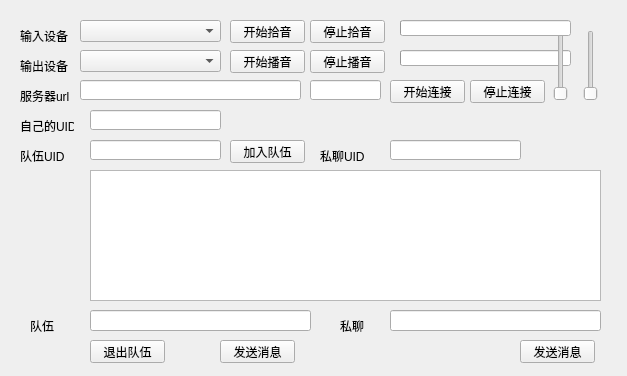
<?xml version="1.0" encoding="UTF-8"?>
<ui version="4.0">
 <class>Genshin_TianLi_TeamVoiceClass</class>
 <widget class="QMainWindow" name="Genshin_TianLi_TeamVoiceClass">
  <property name="geometry">
   <rect>
    <x>0</x>
    <y>0</y>
    <width>627</width>
    <height>376</height>
   </rect>
  </property>
  <property name="windowTitle">
   <string>Genshin_TianLi_TeamVoice</string>
  </property>
  <widget class="QWidget" name="centralWidget">
   <widget class="QComboBox" name="comboBox_input">
    <property name="geometry">
     <rect>
      <x>80</x>
      <y>20</y>
      <width>141</width>
      <height>22</height>
     </rect>
    </property>
   </widget>
   <widget class="QComboBox" name="comboBox_output">
    <property name="geometry">
     <rect>
      <x>80</x>
      <y>50</y>
      <width>141</width>
      <height>22</height>
     </rect>
    </property>
   </widget>
   <widget class="QProgressBar" name="progressBar_output">
    <property name="geometry">
     <rect>
      <x>400</x>
      <y>50</y>
      <width>171</width>
      <height>16</height>
     </rect>
    </property>
    <property name="styleSheet">
     <string notr="true">color:rgba(255, 255, 255, 0);</string>
    </property>
    <property name="value">
     <number>0</number>
    </property>
   </widget>
   <widget class="QSlider" name="verticalSlider_input">
    <property name="geometry">
     <rect>
      <x>550</x>
      <y>30</y>
      <width>22</width>
      <height>71</height>
     </rect>
    </property>
    <property name="orientation">
     <enum>Qt::Vertical</enum>
    </property>
   </widget>
   <widget class="QPushButton" name="pushButton_getInput">
    <property name="geometry">
     <rect>
      <x>230</x>
      <y>20</y>
      <width>75</width>
      <height>23</height>
     </rect>
    </property>
    <property name="text">
     <string>开始拾音</string>
    </property>
   </widget>
   <widget class="QLineEdit" name="lineEdit_ip">
    <property name="geometry">
     <rect>
      <x>80</x>
      <y>80</y>
      <width>221</width>
      <height>20</height>
     </rect>
    </property>
   </widget>
   <widget class="QPushButton" name="pushButton_setOutput">
    <property name="geometry">
     <rect>
      <x>230</x>
      <y>50</y>
      <width>75</width>
      <height>23</height>
     </rect>
    </property>
    <property name="text">
     <string>开始播音</string>
    </property>
   </widget>
   <widget class="QPushButton" name="pushButton_start">
    <property name="geometry">
     <rect>
      <x>390</x>
      <y>80</y>
      <width>75</width>
      <height>23</height>
     </rect>
    </property>
    <property name="text">
     <string>开始连接</string>
    </property>
   </widget>
   <widget class="QPushButton" name="pushButton_stop">
    <property name="geometry">
     <rect>
      <x>470</x>
      <y>80</y>
      <width>75</width>
      <height>23</height>
     </rect>
    </property>
    <property name="text">
     <string>停止连接</string>
    </property>
   </widget>
   <widget class="QProgressBar" name="progressBar_input">
    <property name="geometry">
     <rect>
      <x>400</x>
      <y>20</y>
      <width>171</width>
      <height>16</height>
     </rect>
    </property>
    <property name="styleSheet">
     <string notr="true">color:rgba(255, 255, 255, 0);</string>
    </property>
    <property name="value">
     <number>0</number>
    </property>
   </widget>
   <widget class="QSlider" name="verticalSlider_2">
    <property name="geometry">
     <rect>
      <x>580</x>
      <y>30</y>
      <width>22</width>
      <height>71</height>
     </rect>
    </property>
    <property name="orientation">
     <enum>Qt::Vertical</enum>
    </property>
   </widget>
   <widget class="QLineEdit" name="lineEdit_UID">
    <property name="geometry">
     <rect>
      <x>90</x>
      <y>110</y>
      <width>131</width>
      <height>20</height>
     </rect>
    </property>
   </widget>
   <widget class="QLabel" name="label">
    <property name="geometry">
     <rect>
      <x>20</x>
      <y>30</y>
      <width>54</width>
      <height>12</height>
     </rect>
    </property>
    <property name="text">
     <string>输入设备</string>
    </property>
   </widget>
   <widget class="QLabel" name="label_2">
    <property name="geometry">
     <rect>
      <x>20</x>
      <y>60</y>
      <width>54</width>
      <height>12</height>
     </rect>
    </property>
    <property name="text">
     <string>输出设备</string>
    </property>
   </widget>
   <widget class="QLabel" name="label_3">
    <property name="geometry">
     <rect>
      <x>20</x>
      <y>90</y>
      <width>54</width>
      <height>12</height>
     </rect>
    </property>
    <property name="text">
     <string>服务器url</string>
    </property>
   </widget>
   <widget class="QLabel" name="label_4">
    <property name="geometry">
     <rect>
      <x>20</x>
      <y>120</y>
      <width>54</width>
      <height>12</height>
     </rect>
    </property>
    <property name="text">
     <string>自己的UID</string>
    </property>
   </widget>
   <widget class="QPushButton" name="pushButton_stopInput">
    <property name="geometry">
     <rect>
      <x>310</x>
      <y>20</y>
      <width>75</width>
      <height>23</height>
     </rect>
    </property>
    <property name="text">
     <string>停止拾音</string>
    </property>
   </widget>
   <widget class="QPushButton" name="pushButton_stopOutput">
    <property name="geometry">
     <rect>
      <x>310</x>
      <y>50</y>
      <width>75</width>
      <height>23</height>
     </rect>
    </property>
    <property name="text">
     <string>停止播音</string>
    </property>
   </widget>
   <widget class="QLineEdit" name="lineEdit_ip_port">
    <property name="geometry">
     <rect>
      <x>310</x>
      <y>80</y>
      <width>71</width>
      <height>20</height>
     </rect>
    </property>
   </widget>
   <widget class="QLabel" name="label_5">
    <property name="geometry">
     <rect>
      <x>20</x>
      <y>150</y>
      <width>54</width>
      <height>12</height>
     </rect>
    </property>
    <property name="text">
     <string>队伍UID</string>
    </property>
   </widget>
   <widget class="QLineEdit" name="lineEdit_toGroupUID">
    <property name="geometry">
     <rect>
      <x>90</x>
      <y>140</y>
      <width>131</width>
      <height>20</height>
     </rect>
    </property>
   </widget>
   <widget class="QLineEdit" name="lineEdit">
    <property name="geometry">
     <rect>
      <x>90</x>
      <y>310</y>
      <width>221</width>
      <height>21</height>
     </rect>
    </property>
   </widget>
   <widget class="QPushButton" name="pushButton_sendGroupMge">
    <property name="geometry">
     <rect>
      <x>220</x>
      <y>340</y>
      <width>75</width>
      <height>23</height>
     </rect>
    </property>
    <property name="text">
     <string>发送消息</string>
    </property>
   </widget>
   <widget class="QPushButton" name="pushButton_exitGroup">
    <property name="geometry">
     <rect>
      <x>90</x>
      <y>340</y>
      <width>75</width>
      <height>23</height>
     </rect>
    </property>
    <property name="text">
     <string>退出队伍</string>
    </property>
   </widget>
   <widget class="QLineEdit" name="lineEdit_2">
    <property name="geometry">
     <rect>
      <x>390</x>
      <y>310</y>
      <width>211</width>
      <height>21</height>
     </rect>
    </property>
   </widget>
   <widget class="QLineEdit" name="lineEdit_toUID">
    <property name="geometry">
     <rect>
      <x>390</x>
      <y>140</y>
      <width>131</width>
      <height>20</height>
     </rect>
    </property>
   </widget>
   <widget class="QLabel" name="label_6">
    <property name="geometry">
     <rect>
      <x>320</x>
      <y>150</y>
      <width>54</width>
      <height>12</height>
     </rect>
    </property>
    <property name="text">
     <string>私聊UID</string>
    </property>
   </widget>
   <widget class="QLabel" name="label_7">
    <property name="geometry">
     <rect>
      <x>340</x>
      <y>320</y>
      <width>54</width>
      <height>12</height>
     </rect>
    </property>
    <property name="text">
     <string>私聊</string>
    </property>
   </widget>
   <widget class="QLabel" name="label_8">
    <property name="geometry">
     <rect>
      <x>30</x>
      <y>320</y>
      <width>54</width>
      <height>12</height>
     </rect>
    </property>
    <property name="text">
     <string>队伍</string>
    </property>
   </widget>
   <widget class="QPushButton" name="pushButton_sendUIDMge">
    <property name="geometry">
     <rect>
      <x>520</x>
      <y>340</y>
      <width>75</width>
      <height>23</height>
     </rect>
    </property>
    <property name="text">
     <string>发送消息</string>
    </property>
   </widget>
   <widget class="QPushButton" name="pushButton_joinGroup">
    <property name="geometry">
     <rect>
      <x>230</x>
      <y>140</y>
      <width>75</width>
      <height>23</height>
     </rect>
    </property>
    <property name="text">
     <string>加入队伍</string>
    </property>
   </widget>
   <widget class="QTextEdit" name="textEdit">
    <property name="geometry">
     <rect>
      <x>90</x>
      <y>170</y>
      <width>511</width>
      <height>131</height>
     </rect>
    </property>
   </widget>
  </widget>
 </widget>
 <layoutdefault spacing="6" margin="11"/>
 <resources>
  <include location="Genshin_TianLi_TeamVoice.qrc"/>
 </resources>
 <connections/>
</ui>
